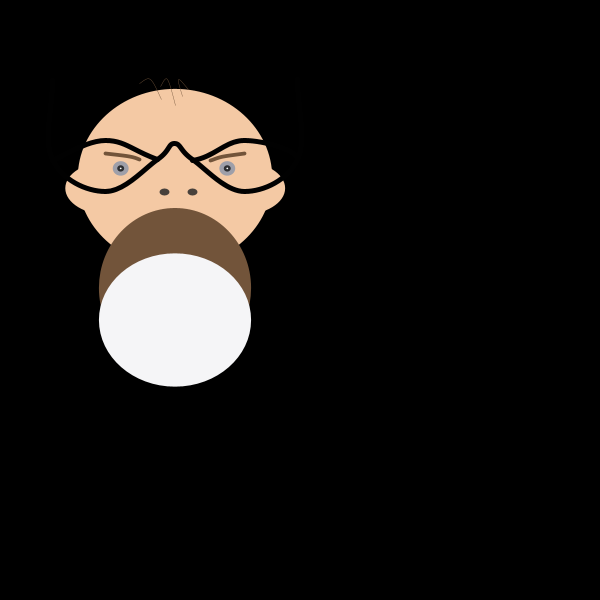
Frame 1 (no input)
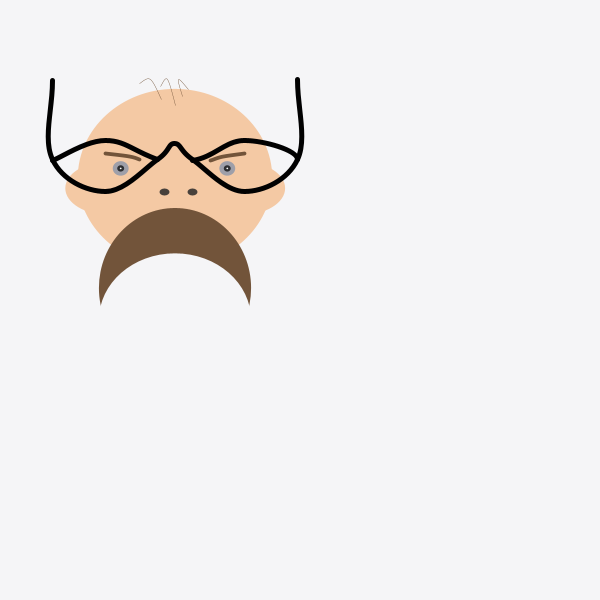
Frame 60 (the mouse pressed at the canvas centre just before this capture)
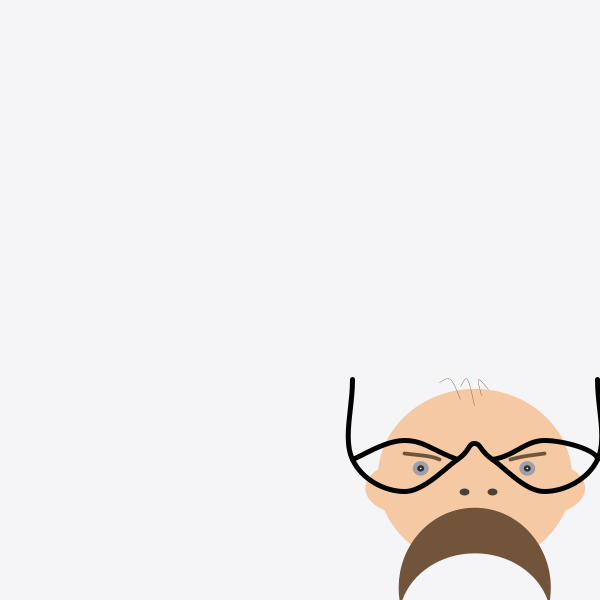
Frame 120 (the mouse held since frame 60 and released just before this capture)

The Processing sketch that drew these frames (run headless with seeded random() and noise(); from frame 60 on, the mouse is pressed at the canvas centre):

// Processing sketch: processing_88137
// ── processing_88137.pde

//// adam ben-dror 810161656
// Copyright Adam Ben-Dror 2013
// HW5

//move the mouse around onscreen

float x, y, x1, y1, x2, y2, x3, y3, wd, ht ; 
int br, bg, bb ;    //colors


void setup ()
{
  size(600,600);
  smooth ();
  wd = 350;
  ht = 320; 
}

void draw()
{

  //RGB backround color 
  background (br,bg,bb) ;
  br = 245;
  bg = 245;
  bb = 247;
  
  //easing
  easing(.11);
  
  easing1(.15);
  
  easing2(.4); 
  
  easing3(.3); 

    
  //ears 
  ears(); 

  //face
  face();  

  //glasses frame
  glasses(); 

  //nose
  nose(); 

  //moustache
  moustache (); 

  //eyebrow
  eyebrow (); 

   //hair
  hair(); 

  //eyes
  eyes(); 

}


  void easing(float easingCoefficient) //Easing
{
  // local variables
  // compute distance between current circle location and mouse location.
  float dx = mouseX - x;
  float dy = mouseY - y;
  
  // change x and y by an amount equal to the distance between 
  // the mouse and the circle multiplied by the easingCoefficient
  
  x = x + ( dx * easingCoefficient );
  y = y + ( dy * easingCoefficient );
}
  
  
  void easing1(float easingCoefficient) //Easing1
{
  // local variables
  // compute distance between current circle location and mouse location.
  float dx = mouseX - x1;
  float dy = mouseY - y1;
  
  // change x and y by an amount equal to the distance between 
  // the mouse and the circle multiplied by the easingCoefficient
  
  x1 = x1 + ( dx * easingCoefficient );
  y1 = y1 + ( dy * easingCoefficient );
}

void easing2(float easingCoefficient) //Easing2
{
  // local variables
  // compute distance between current circle location and mouse location.
  float dx = mouseX - x2;
  float dy = mouseY - y2;
  
  // change x and y by an amount equal to the distance between 
  // the mouse and the circle multiplied by the easingCoefficient
  
  x2 = x2 + ( dx * easingCoefficient );
  y2 = y2 + ( dy * easingCoefficient );
}

void easing3(float easingCoefficient) //Easing3
{
  // local variables
  // compute distance between current circle location and mouse location.
  float dx = mouseX - x3;
  float dy = mouseY - y3;
  
  // change x and y by an amount equal to the distance between 
  // the mouse and the circle multiplied by the easingCoefficient
  
  x3 = x3 + ( dx * easingCoefficient );
  y3 = y3 + ( dy * easingCoefficient );
}


void ears() //ears
{
  noStroke();
  fill(244, 201, 164);
  ellipse ( x3+wd/1.45 , y3+ht/1.7 , wd/4, ht/6); 
  ellipse ( x3+wd/3.21 , y3+ht/1.7 , wd/4, ht/6); 
  
}


void eyes() //eyes
{
  fill (98, 130, 171, 150); 
  noStroke ();
  ellipse(x3+wd/2.9, y3+ht/1.9, wd/22, ht/22);
  ellipse(x3+wd/1.54, y3+ht/1.9, wd/22, ht/22);

  fill (0, 0, 0, 180); 
  noStroke ();
  ellipse(x3+wd/2.9, y3+ht/1.9, wd/50, ht/50);
  ellipse(x3+wd/1.54, y3+ht/1.9, wd/50, ht/50);

  fill (255, 255, 255); 
  noStroke ();
  ellipse(x3+wd/2.9, y3+ht/1.9, wd/190, ht/190);
  ellipse(x3+wd/1.54, y3+ht/1.9, wd/190, ht/190);
}

void hair() //hair
{
  noFill();
  stroke (114, 84, 58); 
  strokeWeight (.4);

   //1
  beginShape(); 
  curveVertex(x+(.52*wd) , y3+(.30*ht) );
  curveVertex(x+(.52*wd) , y3+(.30*ht) );
  curveVertex(x3+(.51*wd) , y3+(.25*ht) );
  curveVertex(x+(.54*wd) , y+(.28*ht) );
  curveVertex(x+(.54*wd) , y+(.28*ht) );
  endShape();

  //2
  beginShape();
  curveVertex(x+(.46*wd) , y3+(.31*ht) );
  curveVertex(x3+(.46*wd) , y3+(.31*ht) );
  curveVertex(x3+(.43*wd) , y3+(.25*ht) );
  curveVertex(x+(.40*wd) , y+(.26*ht) );
  curveVertex(x+(.40*wd) , y+(.26*ht) );
  endShape();

  //3
  beginShape();
  curveVertex(x+(.50*wd) , y3+(.33*ht) );
  curveVertex(x3+(.50*wd) , y3+(.33*ht) );
  curveVertex(x3+(.48*wd) , y3+(.25*ht) );
  curveVertex(x+(.46*wd) , y+(.27*ht) );
  curveVertex(x+(.46*wd) , y+(.27*ht) );
  endShape();
}

void glasses() //glasses
{
  strokeWeight ( 5 );
  stroke ( 1, 1, 1 );
  noFill ();

  beginShape( );
  curveTightness ( - .1 );
  curveVertex(x2+(.15*wd ), y );

  curveVertex(x2+(.15*wd ), y3+(.25*ht) );
  curveVertex(x3+(.15*wd) , y3+(.50*ht) );
  curveVertex(x3+(.30*wd) , y3+(.60*ht) );
  curveVertex(x3+(.45*wd) , y3+(.50*ht) );
  curveVertex(x3+(.50*wd) , y3+(.45*ht) );
  curveVertex(x3+(.55*wd) , y3+(.50*ht) );
  curveVertex(x3+(.70*wd) , y3+(.60*ht) );
  curveVertex(x3+(.85*wd) , y3+(.50*ht) );
  curveVertex(x2+(.85*wd ), y3+(.25*ht) );

  curveVertex(x2+( .85*wd) , y3 );
  endShape();

  //line on frame

  //left
  beginShape(); 
  curveVertex(x3+(.15*wd) , y3+(.50*ht) );

  curveVertex(x3+(.15*wd) , y3+(.50*ht) );
  curveVertex(x3+(.30*wd) , y3+(.44*ht) );
  curveVertex(x3+(.45*wd) , y3+(.50*ht) );

  curveVertex(x3+(.70*wd) , y3+(.60*ht) );
  endShape();

  //right
  beginShape(); 
  curveVertex(x3+(.35*wd) , y3+(.50*ht) );

  curveVertex(x3+(.55*wd) , y3+(.50*ht) );
  curveVertex(x3+(.70*wd) , y3+(.44*ht) );
  curveVertex(x3+(.85*wd) , y3+(.50*ht) );

  curveVertex(x3+(.70*wd) , y3+(.60*ht) );
  endShape();
}

void face() //face
{
  noStroke();
  fill( 244, 201, 164 );
  ellipse ( x3+wd/2 , y3+ht/1.8 , wd/1.8, ht/1.8); 
}

void nose() //nose
{
  fill ( 72, 65, 59);
  noStroke ( );
  ellipse (x3 + .47 * wd, y3 + ht*.60, 10, 7); 
  ellipse (x3 + .55*wd, y3 +ht*.60, 10, 7);
}

void moustache() //moustache
{
  noStroke ();
  fill (114, 84, 58) ; 
  ellipse ( x+wd/2, y+ht*.90, wd/2.3, ht/2);
  fill (br,bg,bb) ;
  ellipse ( x1+wd/2, y1+ht*1, wd/2.3, ht/2.4);
}

void eyebrow () //eyebrow
{
  
  
 noFill();
  stroke (114, 84, 58); 
  strokeWeight (3.8);

  //left
  beginShape(); 
  curveVertex(x3+(.60*wd) , y3+(.5*ht) );
  curveVertex(x3+(.60*wd) , y3+(.50*ht) );
  curveVertex(x3+(.64*wd) , y3+(.49*ht) );
  curveVertex(x3+(.70*wd) , y3+(.48*ht) );
  curveVertex(x3+(.70*wd) , y3+(.48*ht) );
  endShape();

  //right
  beginShape();
  curveVertex(x3+(.30*wd) , y3+(.48*ht) );
  curveVertex(x3+(.30*wd) , y3+(.48*ht) );
  curveVertex(x3+(.37*wd) , y3+(.49*ht) );
  curveVertex(x3+(.40*wd) , y3+(.50*ht) );
  curveVertex(x3+(.40*wd) , y3+(.50*ht) );
  endShape();
}
